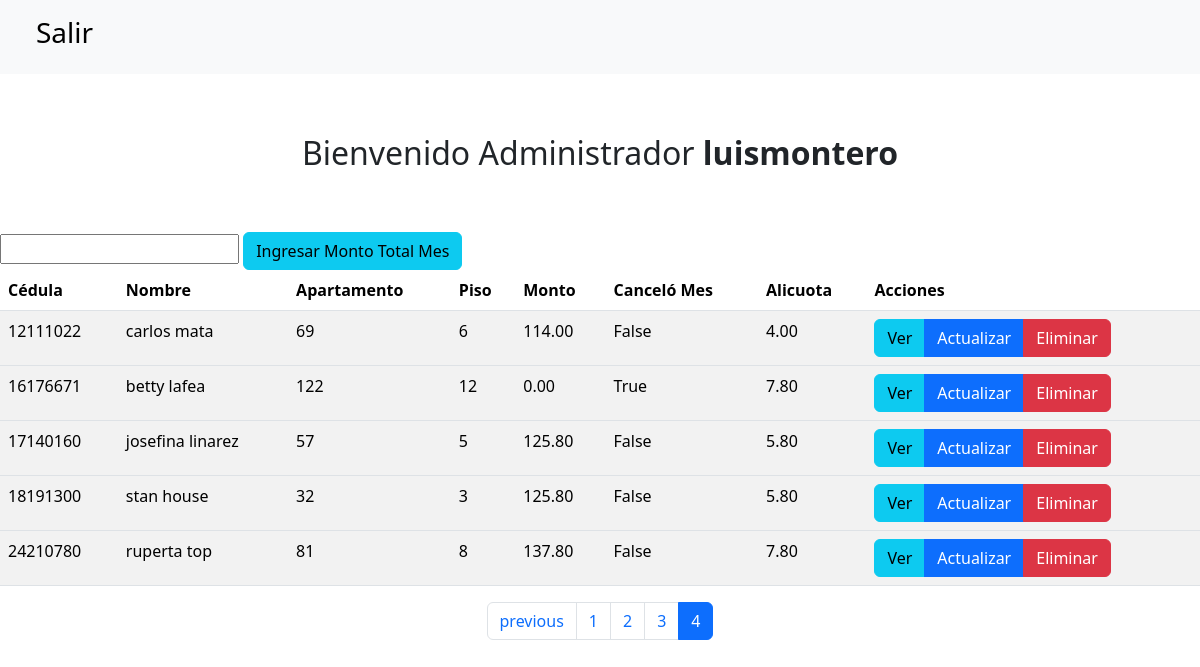
Screenshot of /muestra/?page=4 (signed in) with the database file from the repository.
### pago_condominio/models.py (models this page shows, shortened)
class User(AbstractUser):
    cedula = models.CharField(max_length=12)
    nombre = models.CharField(max_length=120,)
    apellido = models.CharField(max_length=120)
    email = models.EmailField(max_length=150, unique=True)
    username = models.CharField(max_length=150, unique=True)
    usuario_activo = models.BooleanField(default = True)
    usuario_administrador = models.BooleanField(default = False)
    USERNAME_FIELD = 'username'
    REQUIRED_FIELD = ['email', 'nombre', 'apellido']

class Propietario(models.Model):
    cedula = models.IntegerField(default=0, unique=True)
    nombre = models.CharField(max_length=150)
    apartamento = models.IntegerField(default=0)
    piso = models.IntegerField(default=0)
    monto = models.DecimalField(default=0, max_digits=6, decimal_places=2)
    cancelar = models.BooleanField( default=False)
    alicuota = models.DecimalField(default=0, max_digits=4, decimal_places=2)

### pago_condominio/views.py (the view)
# urls.py: path('muestra/', views.PropietarioLista, name='muestra'),
@login_required
def  PropietarioLista(request):
    model = Propietario
    propietarios =  Propietario.objects.order_by('cedula')
    cantidad =Propietario.objects.count()
    print(cantidad)
    page_number = request.GET.get('page')
    paginator = Paginator(propietarios, 5)
    print(page_number)
    try:
       page_obj = paginator.page(page_number)
    except PageNotAnInteger:
        page_obj = paginator.page(1)
    except EmptyPage:
        page_obj = paginator.page(paginator.num_pages)
    contexto = {
          'propietarios' : propietarios,
          'page_obj': page_obj,
          'cantidad': cantidad,
    }
    return render(request, 'propietarios/muestra.html', contexto)

### pago_condominio/templates/propietarios/muestra.html (shortened to what this page needs)
<!DOCTYPE html>
<html>
    <head>
        <link rel="stylesheet" href="">
        {% load bootstrap5 %}
        {% bootstrap_css %}
        {% load static %}
    </head>
    <body>
    <nav class="navbar navbar-expand-lg bg-light">
      <div class="container-fluid">
        <div class="collapse navbar-collapse" id="navbarSupportedContent">
          <ul class="navbar-nav me-auto mb-2 mb-lg-0">
            <li class="nav-item">
              <a class="nav-link active" aria-current="page" href="{% url 'logout' %}"><h3>Salir</h3></a>
            </li>
          </ul>
        </div>
      </div>
    </nav>
    {% if user.is_authenticated %}
      <div class = "titulo"><h2>Bienvenido Administrador<strong>  {{user.username}} </strong></h2></div>
        <form action = 'saldos' method = 'POST'>
            <input type = 'number' name = 'saldos' >
            <td><input type = 'submit' name = 'enviar' value = 'Ingresar Monto Total Mes' class = "btn btn-info"></td>
        </form>
      <table class="table table-striped table-hover">
          <thead>
            <tr>
              <th>Cédula</th>
              <th>Nombre</th>
              <th>Apartamento</th>
              <th>Piso</th>
              <th>Monto</th>
              <th>Canceló Mes</th>
              <th>Alicuota</th>
              <th>Acciones</th>
            </tr>
          </thead>
            {% for item in page_obj %}
              <tbody>
                <tr>
                  <td>{{item.cedula}}</td>
                  <td>{{item.nombre}}</td>
                  <td>{{item.apartamento}}</td>
                  <td>{{item.piso}}</td>
                  <td>{{item.monto}}</td>
                  <td>{{item.cancelar}}</td>
                  <td>{{item.alicuota}}</td>
                  <td>
                    <form action = "elimina/{{item.id}}" method = "GET">
                      <div class="btn-group">
                          <a href="/detalle/{{item.id}}" title = "Ver" type="button" class = "btn btn-info">Ver</a>
                          <a href="/actualiza/{{item.id}}" title = "Actualizar" type="button" class = "btn btn-primary">Actualizar</a>
                          <a href="/elimina/{{item.id}}" title = "Actualizar" type="button" class = "btn btn-danger">Eliminar</a>
                      </div>
                    </form>
                  </td>
                </tr>
            {% endfor %}
            </tbody>
      </table>
    {% endif %}
    <nav aria-label="Page navigation example">
      <ul class="pagination justify-content-center">
      {% if page_obj.has_previous %}
        <li class="page-item  ">
          <a class="page-link" href="?page={{ page_obj.previous_page_number }}">previous</a>
        </li>
      {% endif %}
      {% for page in page_obj.paginator.page_range %}
        <li class = "page-item {% if page_obj.number == page %}active{% endif %}"><a class="page-link" href = "?page={{page}}">{{page}}</a></li>
      {% endfor %}
      </ul>
    </nav>
    </body>
</html>

### pago_condominio/templates/propietarios/muestra.html (style rules this page uses)
.titulo { text-align: center; margin: 60px 0px 60px 0px; }

### rows the page displays
User: username "luismontero"
Propietario: cedula "12111022", nombre "carlos mata", apartamento "69", piso "6", monto "114.00", cancelar "False", alicuota "4.00"
Propietario: cedula "16176671", nombre "betty lafea", apartamento "122", piso "12", monto "0.00", cancelar "True", alicuota "7.80"
Propietario: cedula "17140160", nombre "josefina linarez", apartamento "57", piso "5", monto "125.80", cancelar "False", alicuota "5.80"
Propietario: cedula "18191300", nombre "stan house", apartamento "32", piso "3", monto "125.80", cancelar "False", alicuota "5.80"
Propietario: cedula "24210780", nombre "ruperta top", apartamento "81", piso "8", monto "137.80", cancelar "False", alicuota "7.80"

### other values shown
{{ page }} "1" "2" "3" "4"
